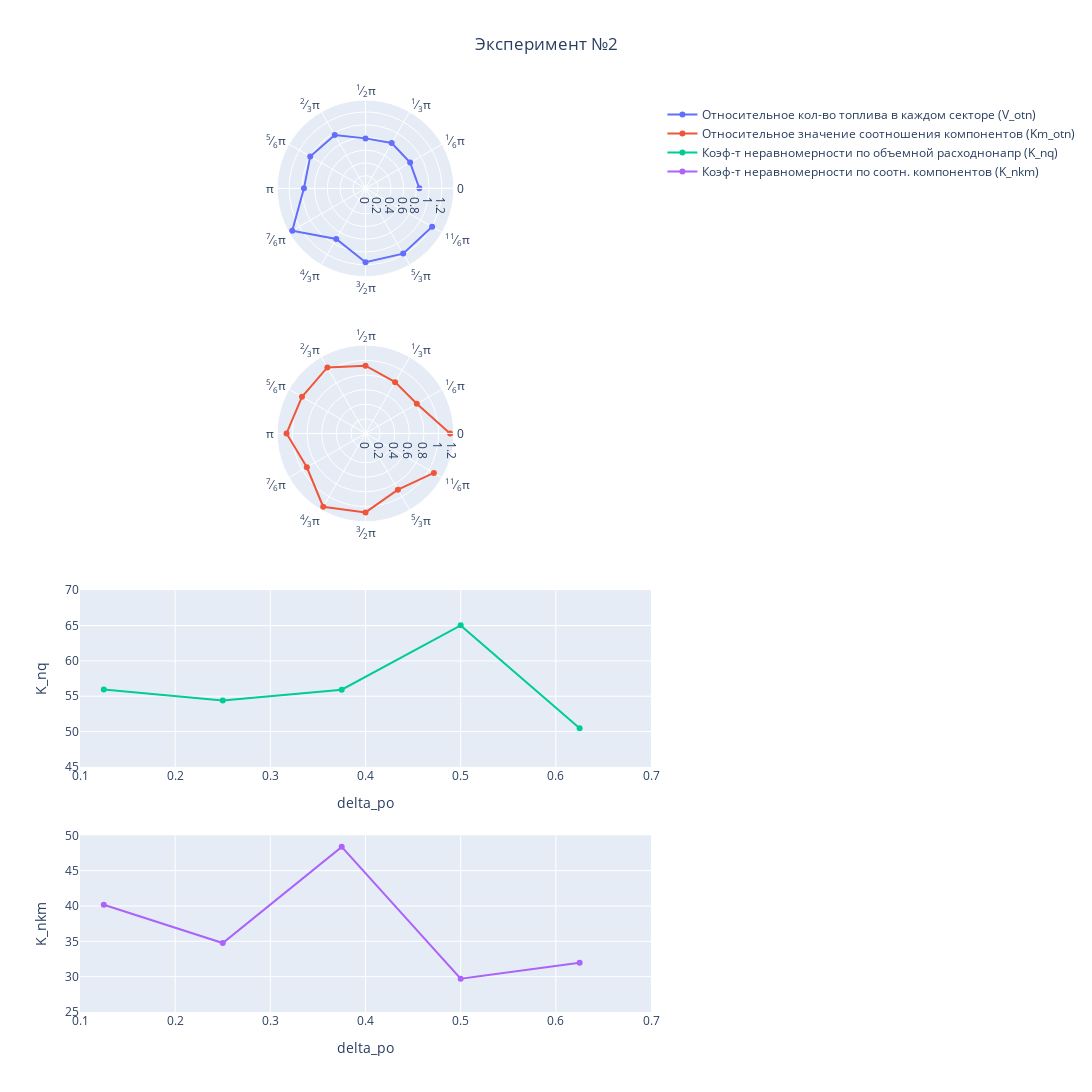

Source (notebook cell):
### Code cell
fig = make_subplots(
    rows=4, cols=1,
    specs=[[{"type": "polar"}], 
           [{"type": "polar"}],    # Делаю один холст под 4 графика
           [{"type": "xy"}], 
           [{"type": "xy"}]],
)

fig.add_trace(go.Scatterpolar(
      name = "Относительное кол-во топлива в каждом секторе (V_otn)",
      r = values_array_V[1],
      theta = [0, 30, 60, 90, 120, 150, 180, 210, 240, 270, 300, 330, 360],    # values_array_V[1] соотв. второму эксперим.
      thetaunit = "degrees",                                                   # если хотите другой экмперимент, то меняйте индекс в квадратных скобках
    ), 1, 1)

fig.add_trace(go.Scatterpolar(
      name = "Относительное значение соотношения компонентов (Km_otn)",
      r = values_array_Km[1],
      theta = [0, 30, 60, 90, 120, 150, 180, 210, 240, 270, 300, 330, 360],    # values_array_Km[1] соотв. второму эксперим.
      thetaunit = "degrees",                                                   # если хотите другой экмперимент, то меняйте индекс в квадратных скобках
    ), 2, 1)

fig.add_trace(go.Scatter(
    name = "Коэф-т неравномерности по объемной расходнонапр (K_nq)",           # Этот график общий для всех
    x = delta_po,
    y = values_array_K_nq
    ), 3, 1)

fig.add_trace(go.Scatter(
    name = "Коэф-т неравномерности по соотн. компонентов (K_nkm)",             # Этот график общий для всех
    x= delta_po ,
    y = values_array_K_nkm
    ), 4, 1)

fig.update_xaxes(title_text="delta_po", range=[0.1, 0.7], row=3, col=1)
fig.update_xaxes(title_text="delta_po", range=[0.1, 0.7], row=4, col=1)

fig.update_yaxes(title_text="K_nq", range=[45, 70], row=3, col=1)
fig.update_yaxes(title_text="K_nkm", range=[25, 50], row=4, col=1)

#fig.update_traces(fill='toself')     # Раскоментить если хотите чтоб область внутри графика заполнилась цветом
fig.update_layout(
    {'title_text': 'Эксперимент №2', 'title_x': 0.5},     # Тут я шаманю с графиками розы ветров и заголовком холста
    polar = dict(
      radialaxis_categoryorder = "category descending",
      angularaxis = dict(
        thetaunit = "radians",
        dtick = 3.141592653589793 / 6
    )),
    polar2 = dict(
      radialaxis_categoryorder = "category descending",
      angularaxis = dict(
        thetaunit = "radians",
        dtick = 3.141592653589793 / 6
    ))
)


fig.layout.width = 1100
fig.layout.height = 1700    # Эти строчки настраивают размер холста

fig.show()

### Figure 1 — Plotly figure (JSON) as saved in the notebook; plotly's stock layout.template omitted (floating-point values rounded to 4 significant figures)
{"data": [{"name": "Относительное кол-во топлива в каждом секторе (V_otn)", "r": [0.846, 0.81, 0.822, 0.785, 0.967, 1.003, 0.967, 1.329, 0.918, 1.16, 1.184, 1.208], "subplot": "polar", "theta": [0, 30, 60, 90, 120, 150, 180, 210, 240, 270, 300, 330, 360], "thetaunit": "degrees", "type": "scatterpolar"}, {"name": "Относительное значение соотношения компонентов (Km_otn)", "r": [1.158, 0.811, 0.811, 0.927, 1.043, 1.004, 1.081, 0.927, 1.158, 1.081, 0.888, 1.081], "subplot": "polar2", "theta": [0, 30, 60, 90, 120, 150, 180, 210, 240, 270, 300, 330, 360], "thetaunit": "degrees", "type": "scatterpolar"}, {"name": "Коэф-т неравномерности по объемной расходнонапр (K_nq)", "type": "scatter", "x": [0.125, 0.25, 0.375, 0.5, 0.625], "xaxis": "x", "y": [55.96, 54.38, 55.92, 65.02, 50.47], "yaxis": "y"}, {"name": "Коэф-т неравномерности по соотн. компонентов (K_nkm)", "type": "scatter", "x": [0.125, 0.25, 0.375, 0.5, 0.625], "xaxis": "x2", "y": [40.18, 34.75, 48.36, 29.71, 31.96], "yaxis": "y2"}], "layout": {"height": 1700, "polar": {"angularaxis": {"dtick": 0.5236, "thetaunit": "radians"}, "domain": {"x": [0, 1], "y": [0.8063, 1]}, "radialaxis": {"categoryorder": "category descending"}}, "polar2": {"angularaxis": {"dtick": 0.5236, "thetaunit": "radians"}, "domain": {"x": [0, 1], "y": [0.5375, 0.7312]}, "radialaxis": {"categoryorder": "category descending"}}, "title": {"text": "Эксперимент №2", "x": 0.5}, "width": 1100, "xaxis": {"anchor": "y", "domain": [0, 1], "range": [0.1, 0.7], "title": {"text": "delta_po"}}, "xaxis2": {"anchor": "y2", "domain": [0, 1], "range": [0.1, 0.7], "title": {"text": "delta_po"}}, "yaxis": {"anchor": "x", "domain": [0.2687, 0.4625], "range": [45, 70], "title": {"text": "K_nq"}}, "yaxis2": {"anchor": "x2", "domain": [0, 0.1938], "range": [25, 50], "title": {"text": "K_nkm"}}}}
